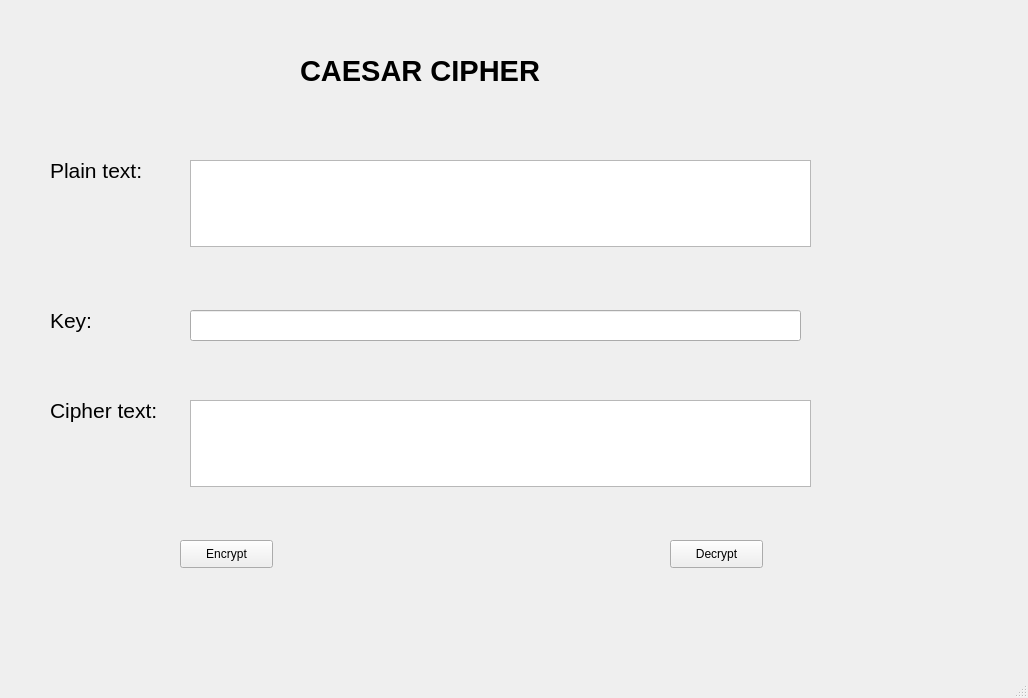
<?xml version="1.0" encoding="UTF-8"?>
<ui version="4.0">
 <class>MainWindow</class>
 <widget class="QMainWindow" name="MainWindow">
  <property name="geometry">
   <rect>
    <x>0</x>
    <y>0</y>
    <width>1028</width>
    <height>698</height>
   </rect>
  </property>
  <property name="windowTitle">
   <string>MainWindow</string>
  </property>
  <widget class="QWidget" name="centralwidget">
   <widget class="QLabel" name="label">
    <property name="geometry">
     <rect>
      <x>300</x>
      <y>30</y>
      <width>321</width>
      <height>81</height>
     </rect>
    </property>
    <property name="font">
     <font>
      <family>MS Sans Serif</family>
      <pointsize>22</pointsize>
      <weight>75</weight>
      <bold>true</bold>
     </font>
    </property>
    <property name="text">
     <string>CAESAR CIPHER</string>
    </property>
   </widget>
   <widget class="QLabel" name="label_2">
    <property name="geometry">
     <rect>
      <x>50</x>
      <y>150</y>
      <width>131</width>
      <height>41</height>
     </rect>
    </property>
    <property name="font">
     <font>
      <pointsize>16</pointsize>
     </font>
    </property>
    <property name="text">
     <string>Plain text:</string>
    </property>
   </widget>
   <widget class="QLabel" name="label_3">
    <property name="geometry">
     <rect>
      <x>50</x>
      <y>300</y>
      <width>131</width>
      <height>41</height>
     </rect>
    </property>
    <property name="font">
     <font>
      <pointsize>16</pointsize>
     </font>
    </property>
    <property name="text">
     <string>Key:</string>
    </property>
   </widget>
   <widget class="QLabel" name="label_4">
    <property name="geometry">
     <rect>
      <x>50</x>
      <y>390</y>
      <width>141</width>
      <height>41</height>
     </rect>
    </property>
    <property name="font">
     <font>
      <pointsize>16</pointsize>
     </font>
    </property>
    <property name="text">
     <string>Cipher text:</string>
    </property>
   </widget>
   <widget class="QTextEdit" name="txt_plain_text">
    <property name="geometry">
     <rect>
      <x>190</x>
      <y>160</y>
      <width>621</width>
      <height>87</height>
     </rect>
    </property>
   </widget>
   <widget class="QLineEdit" name="txt_key">
    <property name="geometry">
     <rect>
      <x>190</x>
      <y>310</y>
      <width>611</width>
      <height>31</height>
     </rect>
    </property>
   </widget>
   <widget class="QTextEdit" name="txt_cipher_text">
    <property name="geometry">
     <rect>
      <x>190</x>
      <y>400</y>
      <width>621</width>
      <height>87</height>
     </rect>
    </property>
   </widget>
   <widget class="QPushButton" name="btn_encrypt">
    <property name="geometry">
     <rect>
      <x>180</x>
      <y>540</y>
      <width>93</width>
      <height>28</height>
     </rect>
    </property>
    <property name="text">
     <string>Encrypt</string>
    </property>
   </widget>
   <widget class="QPushButton" name="btn_decrypt">
    <property name="geometry">
     <rect>
      <x>670</x>
      <y>540</y>
      <width>93</width>
      <height>28</height>
     </rect>
    </property>
    <property name="text">
     <string>Decrypt</string>
    </property>
   </widget>
  </widget>
  <widget class="QMenuBar" name="menubar">
   <property name="geometry">
    <rect>
     <x>0</x>
     <y>0</y>
     <width>1028</width>
     <height>26</height>
    </rect>
   </property>
  </widget>
  <widget class="QStatusBar" name="statusbar"/>
 </widget>
 <resources/>
 <connections/>
</ui>
